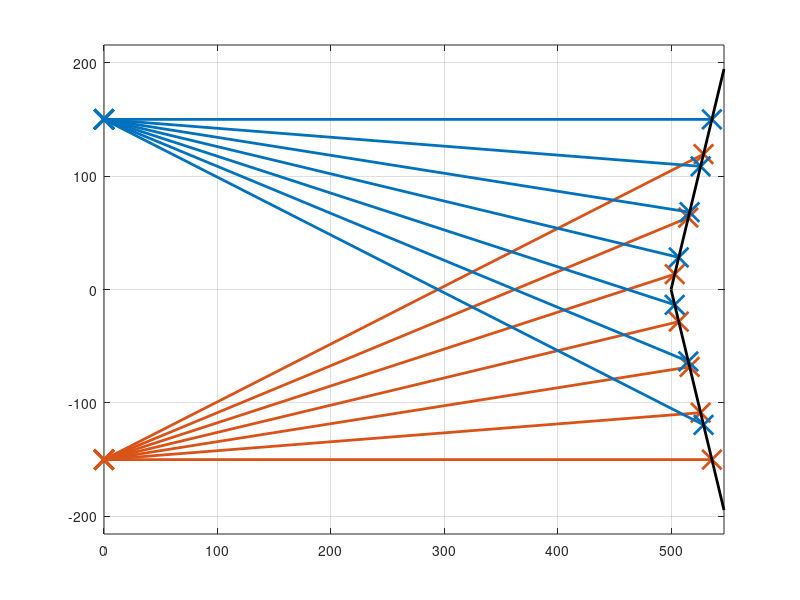
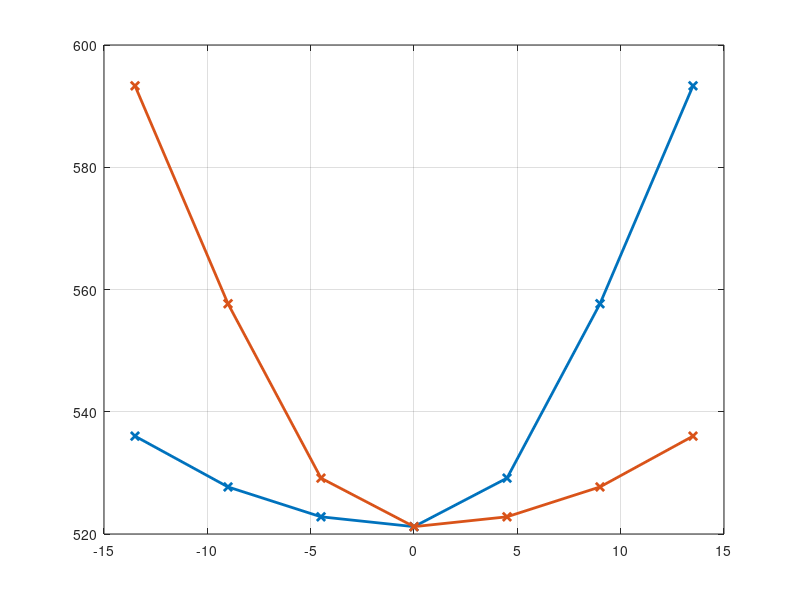
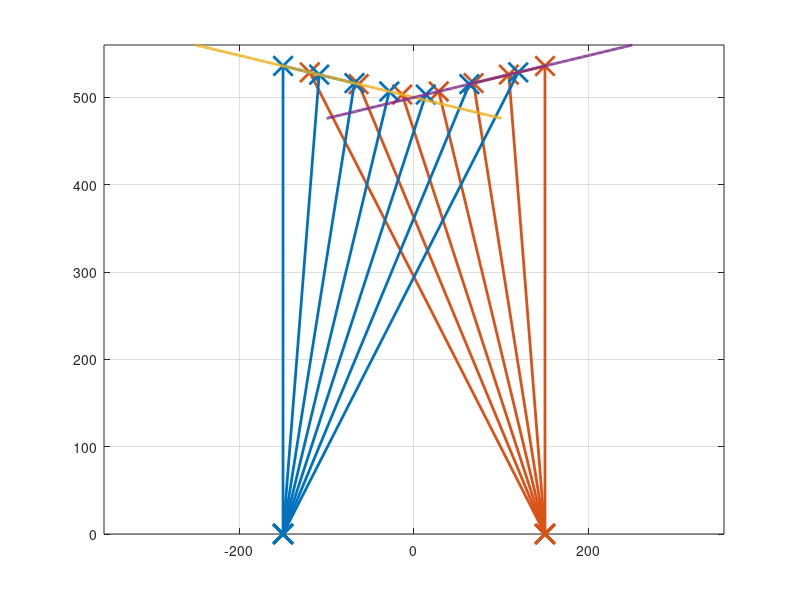

Reproduce these figures in MATLAB, in order.

% Sensor design 
n = 7; % number of sensors
a = linspace(-13.5,13.5,n); % sensor angles
L = 600; % Length

DL = L ./ cosd(a); % 
s_x = DL .* cosd(a);
s_y = DL .* sind(a);

% Rotate and translate left sensor
aL = 13.5;
offL = 150;
sL_x = s_x .* cosd(aL) + s_y .* sind(aL);
sL_y = -s_x .* sind(aL) + s_y .* cosd(aL) + offL;

% Rotate and translate right sensor
aR = -13.5;
offR = -150;
sR_x = s_x .* cosd(aR) + s_y .* sind(aR);
sR_y = -s_x .* sind(aR) + s_y .* cosd(aR) + offR;

% Bumper
B = 200; % Width of bumper side
aD = 76.5; % Angle of bumper side 

% Calculate standard bumper
aD_x = B .* cosd(aD); 
aD_y = B .* sind(aD);
sD_x = [aD_x, 0, aD_x];
sD_y = [aD_y, 0, -aD_y];

% Rotate and translate bumper
Dx = 500;
Dy = 0*25;
Da = 0*5;
sD_x_2 = sD_x .* cosd(Da) - sD_y .* sind(Da) + Dx;
sD_y_2 = sD_x .* sind(Da) + sD_y .* cosd(Da) + Dy;


% Calculate intersection (y = a1x + b1, y = a2x + b2)
% Left sensor
xL1 = (Dx*tand(aD-Da)+offL-Dy)./(tand(aD-Da)-tand(-aL-a));
yL1 = tand(-aL-a).*xL1+offL;

xL2 = (Dx*tand(-aD-Da)+offL-Dy)./(tand(-aD-Da)-tand(-aL-a));
yL2 = tand(-aL-a).*xL2+offL;

xL = [xL1(find(yL1>Dy)), xL2(find(yL2<Dy))];
yL = [yL1(find(yL1>Dy)), yL2(find(yL2<Dy))];

% Right sensor
xR1 = (Dx*tand(aD-Da)+offR-Dy)./(tand(aD-Da)-tand(-aR-a));
yR1 = tand(-aR-a).*xR1+offR;

xR2 = (Dx*tand(-aD-Da)+offR-Dy)./(tand(-aD-Da)-tand(-aR-a));
yR2 = tand(-aR-a).*xR2+offR;

xR = [xR1(find(yR1>Dy)), xR2(find(yR2<Dy))];
yR = [yR1(find(yR1>Dy)), yR2(find(yR2<Dy))];



% plot(xL,yL,'x','Linewidth',2,'Color','#0072BD','MarkerSize',14)
% plot(xR,yR,'x','Linewidth',2,'Color','#D95319','MarkerSize',14)

% Plot 
figure(7)
clf
hold on
for i = 1:n
    plot([0, xL(i)],[offL, yL(i)],'x-','Color','#0072BD','Linewidth',2,'MarkerSize',14)
    plot([0, xR(i)],[offR, yR(i)],'x-','Color','#D95319','Linewidth',2,'MarkerSize',14)
end
plot(sD_x_2, sD_y_2, 'k', 'Linewidth',2)
grid on
box on
axis equal


%%

LxyL = sqrt(xL.^2+(offL-yL).^2);
LxyR = sqrt(xR.^2+(offR-yR).^2);

dx = LxyL(1:3)-flip(LxyR(end-2:end));
dx_mean = mean(dx);

% DL_arr = LxyL(4) * 2 * [tand(13.5), tand(9), tand(4.5)];% [154, 102, 50.5];
% thL = atan((LxyL(1:3)-LxyL(end:-1:end-2))./DL_arr)*180/pi;
% 
% DR_arr = LxyR(4) * 2 * [tand(13.5), tand(9), tand(4.5)];% [154, 102, 50.5];
% thR = atan((LxyR(1:3)-LxyR(end:-1:end-2))./DR_arr)*180/pi;
% 
% dth = thL + thR;
% dth_mean = mean(dth)


% DDL = LxyL(4) * [tand(13.5) - tand(9), tand(9)-tand(4.5)];
% DDR = LxyR(4) * [tand(13.5) - tand(9), tand(9)-tand(4.5)];
% thL = [LxyL(1) - LxyL(2), LxyL(2) - LxyL(3)] ./ DDL;
% thR = [LxyR(end) - LxyR(end-1), LxyR(end-1) - LxyR(end-2)] ./ DDR;

% LxyR = flip(LxyR);

nums = 7;
DL = 2*LxyL(4)*tand(13.5);
DL_arr = (0:nums-1)*DL/(nums-1) - DL/2;
DR = 2*LxyR(4)*tand(13.5);
DR_arr = (0:nums-1)*DR/(nums-1) - DR/2;

angLprt = -atan((LxyL(1:3)-LxyL(end:-1:end-2))./(DL_arr(1:3)-DL_arr(end:-1:end-2)));
angRprt = -atan((LxyR(1:3)-LxyR(end:-1:end-2))./(DL_arr(1:3)-DL_arr(end:-1:end-2)));

angL = mean(angLprt) + 0.2539;
angR = mean(angRprt) - 0.2539;
angL + angR;

avgL = mean(LxyL);
avgR = mean(LxyR);
avgL - avgR;

D = DR_arr(end) - DL_arr(1);
ang = (angL + angR) / 2;
avg = (avgL + avgR) / 2;

% dth = thL - thR;
% dth_mean = mean(dth)

a_approx = ((1-cosd(a(end))) * LxyL(4) ./ cosd(a(end))) ./ (a(end).^2);
x_approx = linspace(-25,25);%linspace(-13.5,13.5);
y_approx = a_approx * x_approx.^2 + LxyL(4);

% yhL = LxyL .* cosd(a);
% yhR = LxyR .* cosd(a);


figure(8);
clf
hold all
plot(a,LxyL,'x-','Color','#0072BD','Linewidth',2)
% plot([a(1),a(4)],[LxyL(1), LxyL(4)],'-','Color','#0072BD','Linewidth',2)
% plot([a(2),a(3)],[LxyL(2), LxyL(3)],'-','Color','#0072BD','Linewidth',2)
% plot([a(3),a(end-2)],[LxyL(3), LxyL(end-2)],'-','Color','#0072BD','Linewidth',2)
% plot(a,yhL,'x-','Linewidth',2)
plot(a,LxyR,'x-','Color','#D95319','Linewidth',2)
% plot([a(1),a(end)],[LxyR(1), LxyR(end)],'-','Color','#D95319','Linewidth',2)
% plot([a(2),a(end-1)],[LxyR(2), LxyR(end-1)],'-','Color','#D95319','Linewidth',2)
% plot([a(3),a(end-2)],[LxyR(3), LxyR(end-2)],'-','Color','#D95319','Linewidth',2)
% plot(a,yhR,'x-','Linewidth',2)
 
% plot([DL_arr(1), DL_arr(end)]-150,[avgL+DL/2*sin(angL), avgL-DL/2*sin(angL)],'Color','#0072BD','Linewidth',2)
% plot([DR_arr(1), DR_arr(end)]+150,[avgR+DR/2*sin(angR), avgR-DR/2*sin(angR)],'Color','#D95319','Linewidth',2)

% plot([DL_arr(1)-150, DR_arr(end)+150],[avg+D/2*sin(ang), avg-D/2*sin(ang)],'k','Linewidth',2)

grid on
box on




%%

xLp = LxyL .* sind(a+aL) - offL;
yLp = LxyL .* cosd(a+aL);

xRp = LxyR .* sind(a+aR) - offR;
yRp = LxyR .* cosd(a+aR);

aLdf = atan((yLp(2:3)-yLp(1:2)) ./ (xLp(2:3)-xLp(1:2)));
aRdf = atan((yRp(end-1:end)-yRp(end-2:end-1)) ./ (xRp(end-1:end)-xRp(end-2:end-1)));

aLdf = mean(aLdf) * 180 / pi;
bLdf = yLp(2) - tand(aLdf) * xLp(2);

aRdf = mean(aRdf) * 180 / pi;
bRdf = yRp(end-1) - tand(aRdf) * xRp(end-1);

adf = -(aLdf+aRdf)/2

xdf = (bRdf - bLdf) / (tand(aLdf) - tand(aRdf))
ydf = tand(aLdf) * xdf + bLdf

figure(9);
clf
hold on
for i = 1:n
    plot([-offL, xLp(i)],[0, yLp(i)],'x-','Color','#0072BD','Linewidth',2,'MarkerSize',14)
    plot([-offR, xRp(i)],[0, yRp(i)],'x-','Color','#D95319','Linewidth',2,'MarkerSize',14)
end

plot([xLp(1) xLp(3)], [yLp(1) yLp(3)],'Linewidth',2)
plot([xRp(end-2) xRp(end)], [yRp(end-2) yRp(end)],'Linewidth',2)

plot(-250:100, (-250:100)*tand(aLdf)+bLdf,'Linewidth',2)
plot(-100:250, (-100:250)*tand(aRdf)+bRdf,'Linewidth',2)
% plot(sD_x_2, sD_y_2, 'k', 'Linewidth',2)
grid on
box on
axis equal

